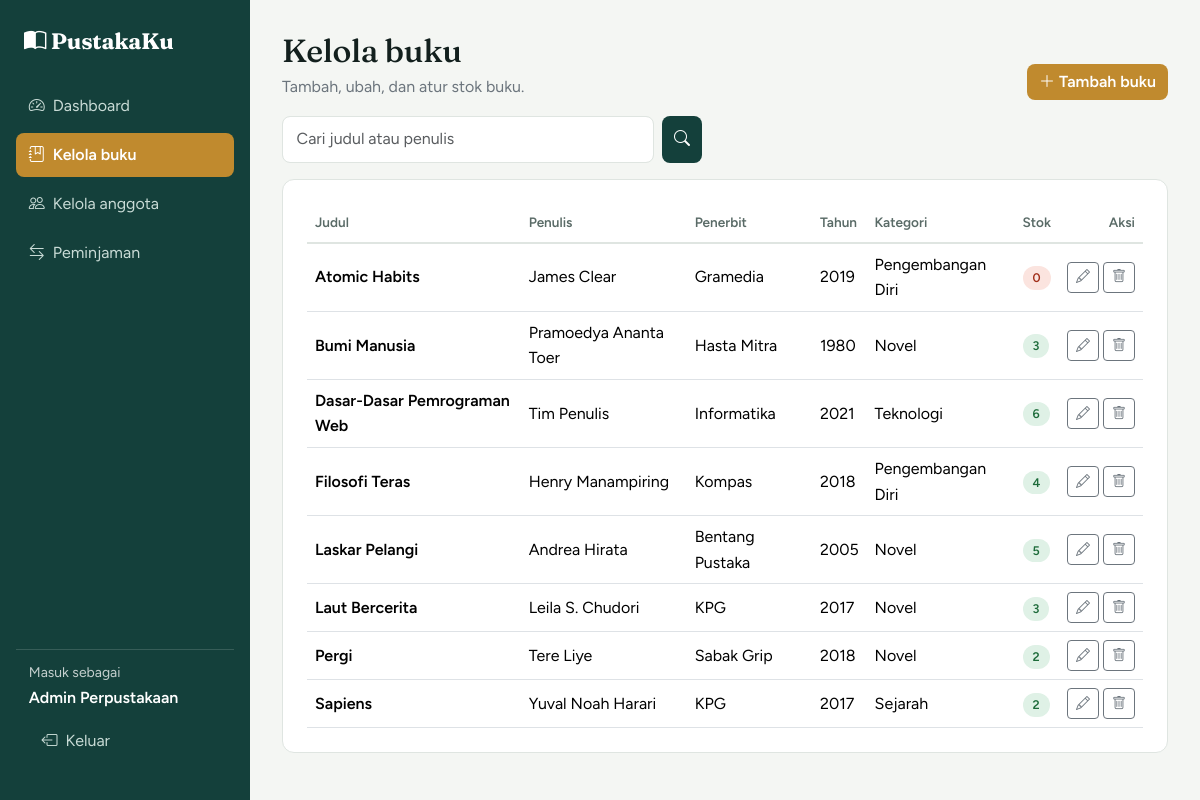
Page /admin/buku.php (signed in) on the committed database.
### tables this page shows
CREATE TABLE books (
  id INT AUTO_INCREMENT PRIMARY KEY,
  judul VARCHAR(200) NOT NULL,
  penulis VARCHAR(100) NOT NULL,
  penerbit VARCHAR(100),
  tahun INT,
  kategori VARCHAR(50),
  stok INT NOT NULL DEFAULT 0,
  created_at TIMESTAMP DEFAULT CURRENT_TIMESTAMP
);

### src/includes/config.php (called while the page is built, shortened)
<?php
function e($teks) { return htmlspecialchars((string)$teks, ENT_QUOTES, 'UTF-8'); }

### src/admin/buku.php (the view, shortened to what this page needs)
<?php
require_once __DIR__ . '/../includes/config.php';
$q = trim($_GET['q'] ?? '');
$like = '%' . $q . '%';
$st = $db->prepare("SELECT * FROM books WHERE judul LIKE ? OR penulis LIKE ? ORDER BY judul");
$st->bind_param('ss', $like, $like);
$st->execute();
$buku = $st->get_result();
$halaman = 'buku';
require __DIR__ . '/../includes/admin_header.php';
?>
<div class="d-flex flex-wrap justify-content-between align-items-end gap-3 mb-3">
  <div><h1 class="h2 mb-1">Kelola buku</h1><p class="text-secondary mb-0">Tambah, ubah, dan atur stok buku.</p></div>
  <button class="btn btn-brass" data-bs-toggle="modal" data-bs-target="#modalBuku" onclick="isiForm(null)"><i class="bi bi-plus-lg me-1"></i>Tambah buku</button>
</div>
<form class="d-flex gap-2 mb-3" method="get" style="max-width:420px">
  <input class="form-control" name="q" placeholder="Cari judul atau penulis" value="<?= e($q) ?>">
  <button class="btn btn-forest"><i class="bi bi-search"></i></button>
</form>
<div class="panel">
  <div class="table-responsive">
    <table class="table align-middle mb-0">
      <thead><tr><th>Judul</th><th>Penulis</th><th>Penerbit</th><th>Tahun</th><th>Kategori</th><th>Stok</th><th class="text-end">Aksi</th></tr></thead>
      <tbody>
      <?php while ($b = $buku->fetch_assoc()): ?>
        <tr>
          <td class="fw-semibold"><?= e($b['judul']) ?></td>
          <td><?= e($b['penulis']) ?></td>
          <td><?= e($b['penerbit']) ?></td>
          <td><?= e($b['tahun']) ?></td>
          <td><?= e($b['kategori']) ?></td>
          <td><span class="badge-status <?= $b['stok'] > 0 ? 'st-tersedia' : 'st-habis' ?>"><?= (int)$b['stok'] ?></span></td>
          <td class="text-end text-nowrap">
            <button class="btn btn-sm btn-outline-secondary" data-bs-toggle="modal" data-bs-target="#modalBuku"
                    data-row="<?= e(json_encode($b)) ?>" onclick="isiForm(this)" title="Ubah"><i class="bi bi-pencil"></i></button>
            <form method="post" class="d-inline" onsubmit="return confirm('Hapus buku ini?')">
              <button class="btn btn-sm btn-outline-secondary" title="Hapus"><i class="bi bi-trash"></i></button>
            </form>
          </td>
        </tr>
      <?php endwhile; ?>
      </tbody>
    </table>
  </div>
</div>
<?php require __DIR__ . '/../includes/admin_footer.php'; ?>

### src/includes/admin_header.php (shortened to what this page needs)
<?php
require_once __DIR__ . '/config.php';
$halaman = $halaman ?? '';
$menu = [
  'dashboard'  => ['/admin/dashboard.php',  'bi-speedometer2', 'Dashboard'],
  'buku'       => ['/admin/buku.php',       'bi-journal-bookmark', 'Kelola buku'],
  'anggota'    => ['/admin/anggota.php',    'bi-people', 'Kelola anggota'],
  'peminjaman' => ['/admin/peminjaman.php', 'bi-arrow-left-right', 'Peminjaman'],
];
?>
<!DOCTYPE html>
<html lang="id">
<head>
  <link href="https://cdn.jsdelivr.net/npm/bootstrap@5.3.3/dist/css/bootstrap.min.css" rel="stylesheet">
  <link href="https://cdn.jsdelivr.net/npm/bootstrap-icons@1.11.3/font/bootstrap-icons.css" rel="stylesheet">
  <link href="/assets/css/app.css" rel="stylesheet">
</head>
<body>
<div class="admin-wrap">
  <aside class="sidebar">
    <a class="brand d-block mb-4" href="/"><i class="bi bi-book-half"></i> PustakaKu</a>
    <nav class="d-grid gap-1">
      <?php foreach ($menu as $kunci => [$url, $ikon, $label]): ?>
        <a href="<?= $url ?>" class="<?= $halaman === $kunci ? 'active' : '' ?>"><i class="bi <?= $ikon ?> me-2"></i><?= $label ?></a>
      <?php endforeach; ?>
    </nav>
    <div class="sidebar-user">
      <div class="small opacity-75">Masuk sebagai</div>
      <div class="fw-semibold"><?= e($_SESSION['user']['nama']) ?></div>
      <a href="/logout.php" class="mt-2"><i class="bi bi-box-arrow-left me-2"></i>Keluar</a>
    </div>
  </aside>
  <main class="admin-main">

### src/includes/admin_footer.php (shortened to what this page needs)
  </main>
</div>
</body>
</html>

### src/assets/css/app.css (style rules this page uses)
:root { --forest:#14403b; --moss:#2f6f62; --brass:#c08a2e; --brass-dark:#a1731f; --paper:#f4f6f3; --ink:#13201e; --line:#dfe5e1; }
body { font-family:'Figtree',sans-serif;background:var(--paper);color:var(--ink);line-height:1.6 }
h1,h2,h3,h4,.brand { font-family:'Fraunces',serif;font-weight:700;letter-spacing:-.01em }
a { color:var(--moss) }
.btn-brass { background:var(--brass);color:#fff;border:0;border-radius:8px;font-weight:600 }
.btn-forest { background:var(--forest);color:#fff;border:0;border-radius:8px;font-weight:600 }
.form-control,.form-select { border-radius:8px;border-color:var(--line);padding:.65rem .85rem }
.panel { background:#fff;border:1px solid var(--line);border-radius:12px;padding:1.5rem }
.badge-status { border-radius:999px;font-weight:600;padding:.35em .8em;font-size:.78rem }
.st-tersedia,.st-dikembalikan { background:#dff1e6;color:#1d6b3a }
.st-habis,.st-terlambat,.st-ditolak { background:#fbe4df;color:#a12d18 }
.admin-wrap { display:flex;min-height:100vh }
.sidebar { width:250px;background:var(--forest);padding:1.5rem 1rem;display:flex;flex-direction:column;flex-shrink:0 }
.sidebar .brand { color:#fff;font-size:1.4rem;text-decoration:none;padding:0 .5rem }
.sidebar nav a,.sidebar-user a { color:#c9dbd6;text-decoration:none;padding:.6rem .8rem;border-radius:8px;display:block }
.sidebar nav a.active { background:var(--brass);color:#fff;font-weight:600 }
.sidebar-user { margin-top:auto;color:#fff;padding:.8rem;border-top:1px solid rgba(255,255,255,.15) }
.admin-main { flex:1;padding:2rem;min-width:0 }
.table thead th { font-size:.85rem;color:#5a6b67;font-weight:600;border-bottom:2px solid var(--line) }

### rows in the picture
books: judul "Atomic Habits", penulis "James Clear", penerbit "Gramedia", tahun "2019", kategori "Pengembangan Diri", stok "0"
books: judul "Bumi Manusia", penulis "Pramoedya Ananta Toer", penerbit "Hasta Mitra", tahun "1980", kategori "Novel", stok "3"
books: judul "Dasar-Dasar Pemrograman Web", penulis "Tim Penulis", penerbit "Informatika", tahun "2021", kategori "Teknologi", stok "6"
books: judul "Filosofi Teras", penulis "Henry Manampiring", penerbit "Kompas", tahun "2018", kategori "Pengembangan Diri", stok "4"
books: judul "Laskar Pelangi", penulis "Andrea Hirata", penerbit "Bentang Pustaka", tahun "2005", kategori "Novel", stok "5"
books: judul "Laut Bercerita", penulis "Leila S. Chudori", penerbit "KPG", tahun "2017", kategori "Novel", stok "3"
books: judul "Pergi", penulis "Tere Liye", penerbit "Sabak Grip", tahun "2018", kategori "Novel", stok "2"
books: judul "Sapiens", penulis "Yuval Noah Harari", penerbit "KPG", tahun "2017", kategori "Sejarah", stok "2"

### other values in the picture
$label "Dashboard"
$label "Kelola buku"
$label "Kelola anggota"
$label "Peminjaman"
$_SESSION['user']['nama'] "Admin Perpustakaan"
